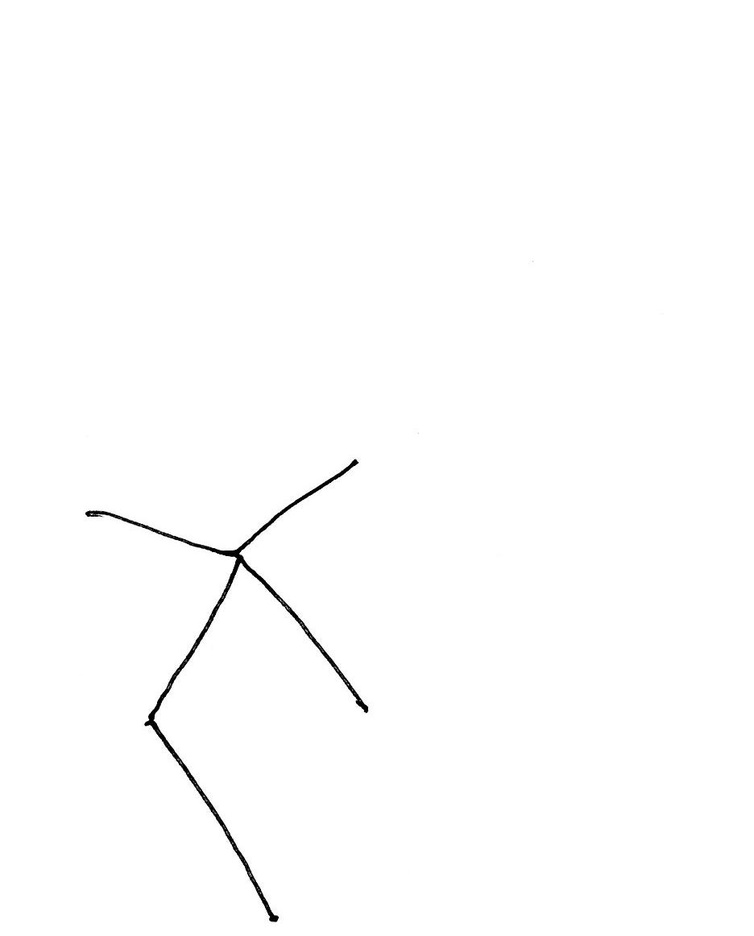
#> input picture Set A/10bl.jpeg, 754 x 936 px, shrunk from 936 x 1163 before the run
$ python -i module1.py   (imports and definitions only)
#> lines starting #> are read from the running program, lines starting #| are printed output that depends on the picture; after the words box and inside, x2 and y2 are one past the last pixel; in counts of white or black regions, pixels touching at a corner belong together
#> further down, picture is the input picture: shape (936, 754, 3); min 0, max 255, mean 253.6
# This module takes the standardized image from module 0 and uses corner detection and clustering to create the molecule
# class. this takes care of the node recognition phase and organizes the moelecular stucture as a list of node classes
import numpy as np
import cv2


def corner_detect(img):
    # image processing function intended for the first pass on a given molecule
    # includes scaling, gray-scale, gaussian blur, harris corner detection, dilation, normalization
    # returns the list of indices on the scaled img that pass the harris corner detection threshold

    gray = cv2.cvtColor(img, cv2.COLOR_BGR2GRAY)  # gray-scale
    gray = np.float32(gray)
    blur = cv2.GaussianBlur(gray, (7, 7), 0)  # blur image to reduce noise
    dst = cv2.cornerHarris(blur, 10, 3, 0.06)  # corner detection
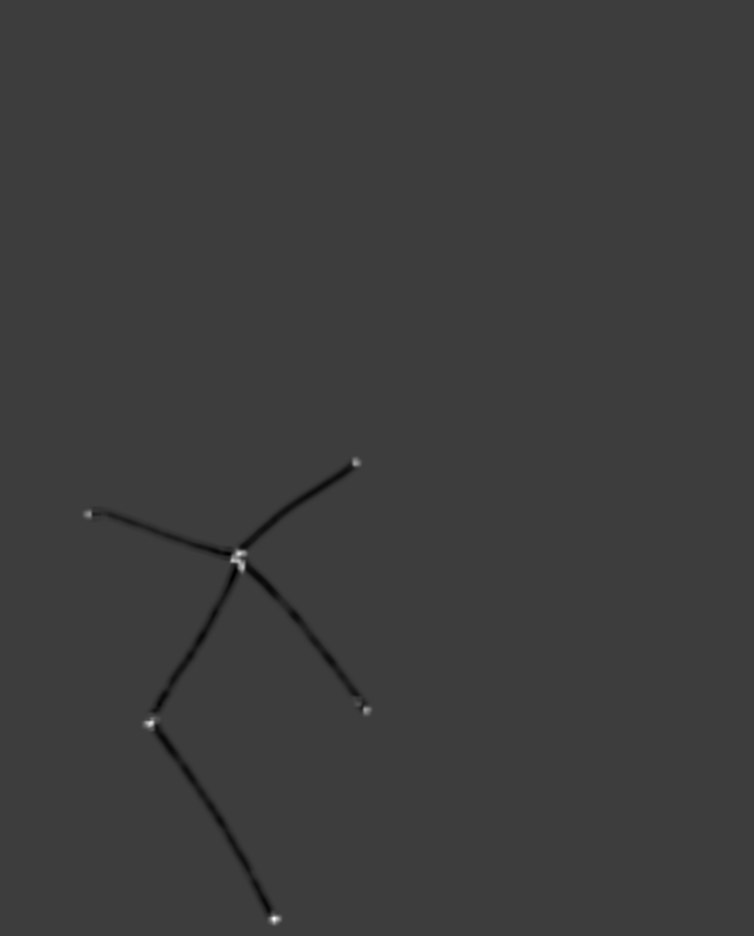
#> dst: shape (936, 754) float32; min -3253749.8, max 10295314, mean -15452.3; drawn with min black and max white
    dst = cv2.dilate(dst, None, None, None, 3)  # NOT NECESSARY JUST ENFORCING POINTS
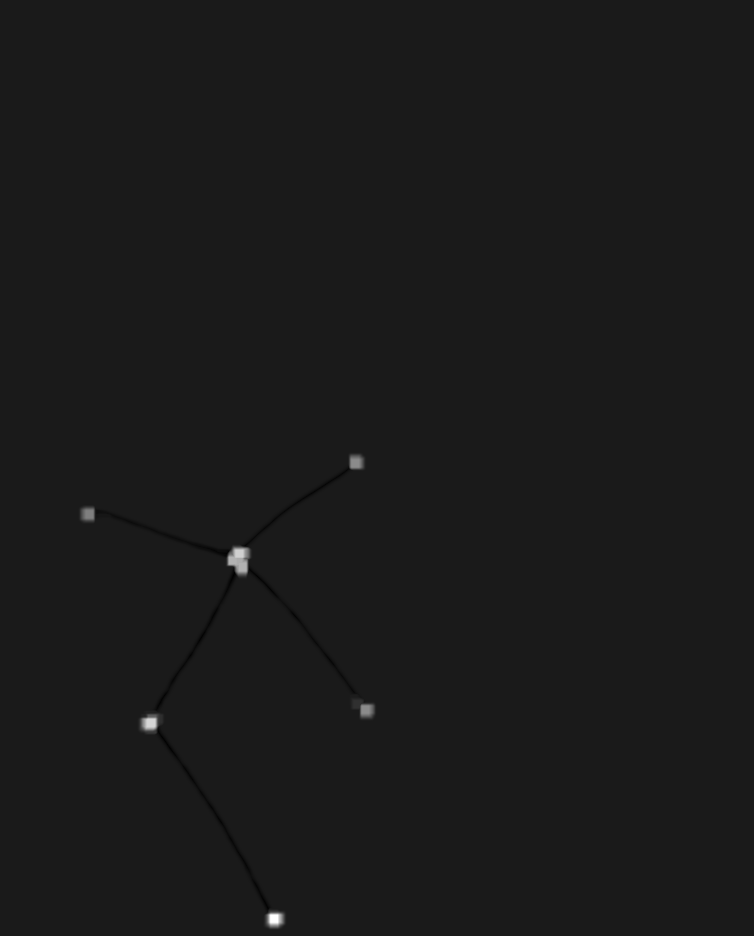
#> dst: shape (936, 754) float32; min -1177055.4, max 10295314, mean 9328.3; drawn with min black and max white
    norm = dst / np.linalg.norm(dst)  # normalize output
    binary = cv2.threshold(gray, 127, 255, cv2.THRESH_BINARY_INV)[1]
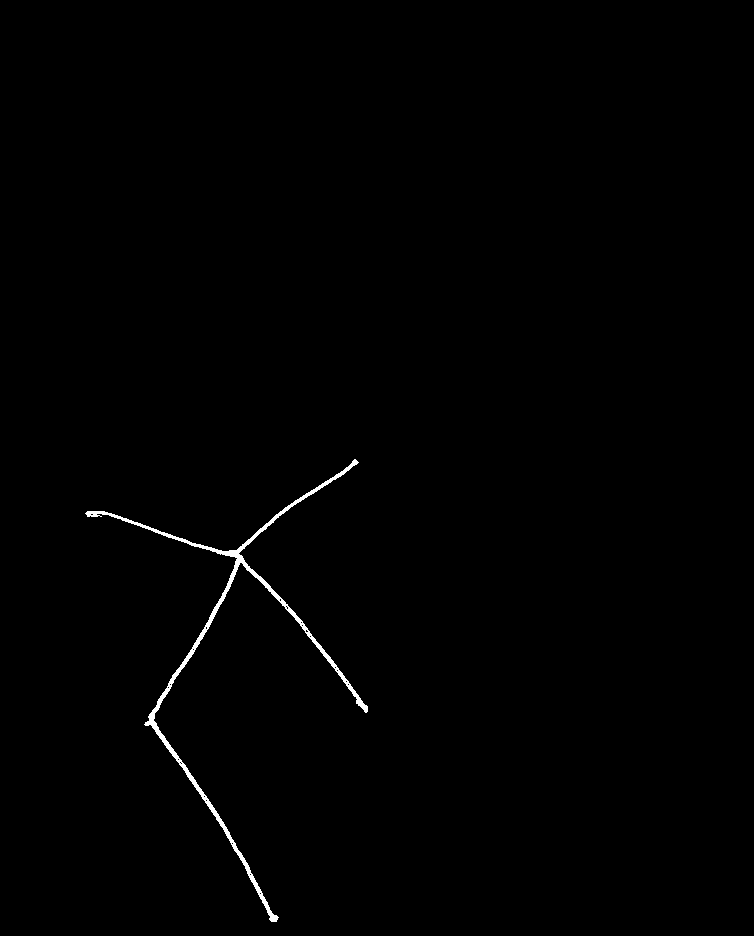
#> binary: shape (936, 754) float32; 0.55% white; 1 white region, box (x1, y1, x2, y2) and area: (85, 459, 368, 922) 3859

    # anywhere that is .1% as strong as the strongest corner is a corner point
    node_points = np.argwhere(norm > 0.001 * norm.max())
#> node_points = 2943 pairs, first value 452 to 930, second value 78 to 376

    img_data = {'original': img, 'gray': gray, 'blur': blur, 'norm': norm, 'dst': dst, 'binary': binary}

    return node_points, img_data


def clust_centers(indices, thresh):
    q = indices  # working queue
    first, q = q[0], q[1:]  # first center
    clusters = [[first]]  # list of list of clusters
    centers = [first]

    while len(q) > 0:
        added = False
        for i in range(len(clusters)):
            if (((centers[i][0]-q[0][0])**2) + ((centers[i][1]-q[0][1])**2)) ** 0.5 < thresh:
                clusters[i].append(q[0])
                q = q[1:]

                centers[i] = calc_center(clusters[i])
                added = True
                break
        if not added:
            clusters.append([q[0]])
            centers.append(q[0])
            q = q[1:]

    return clusters, centers


def calc_center(ind):
    xsum = 0
    ysum = 0
    for i in ind:
        xsum += i[0]
        ysum += i[1]
    xsum, ysum = xsum/len(ind), ysum/len(ind)  # average of all the points in a cluster
    return (xsum, ysum)  # tuple

# TODO devise more complete clustering algorithm.

>>> import cv2
>>> picture = cv2.imread('../Set A/10bl.jpeg')
>>> result = corner_detect(picture)

$ run again, on Set A/12bl.jpeg
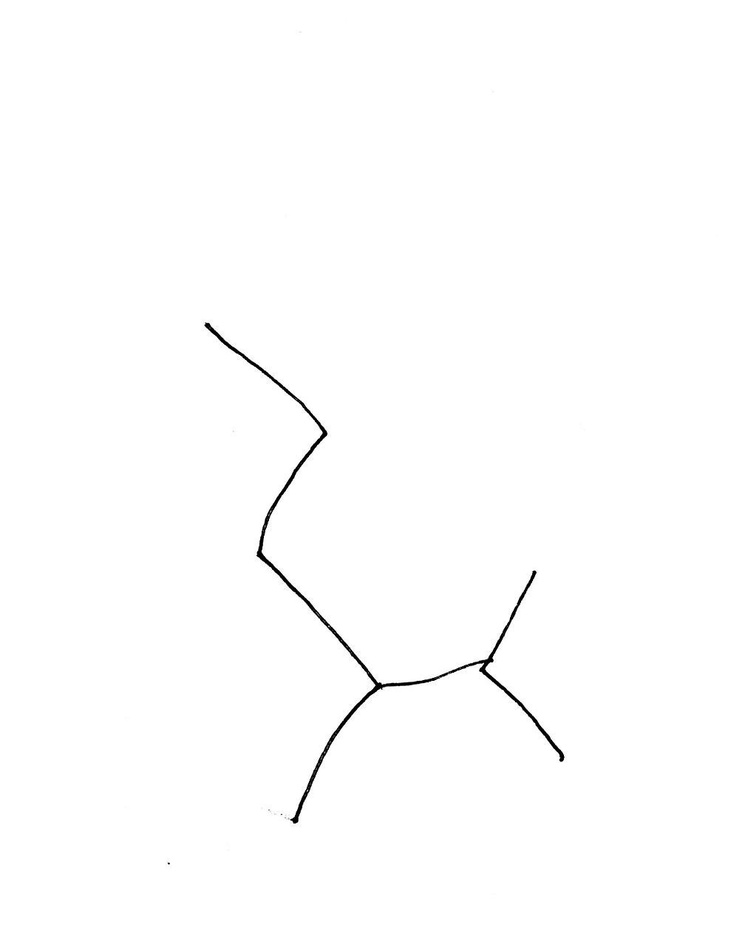
#> input picture Set A/12bl.jpeg, 745 x 947 px, shrunk from 1008 x 1281 before the run
#> picture is the input picture: shape (947, 745, 3); min 0, max 255, mean 253.7
#> in corner_detect, `dst = cv2.dilate(dst, None, None, None, 3)`:
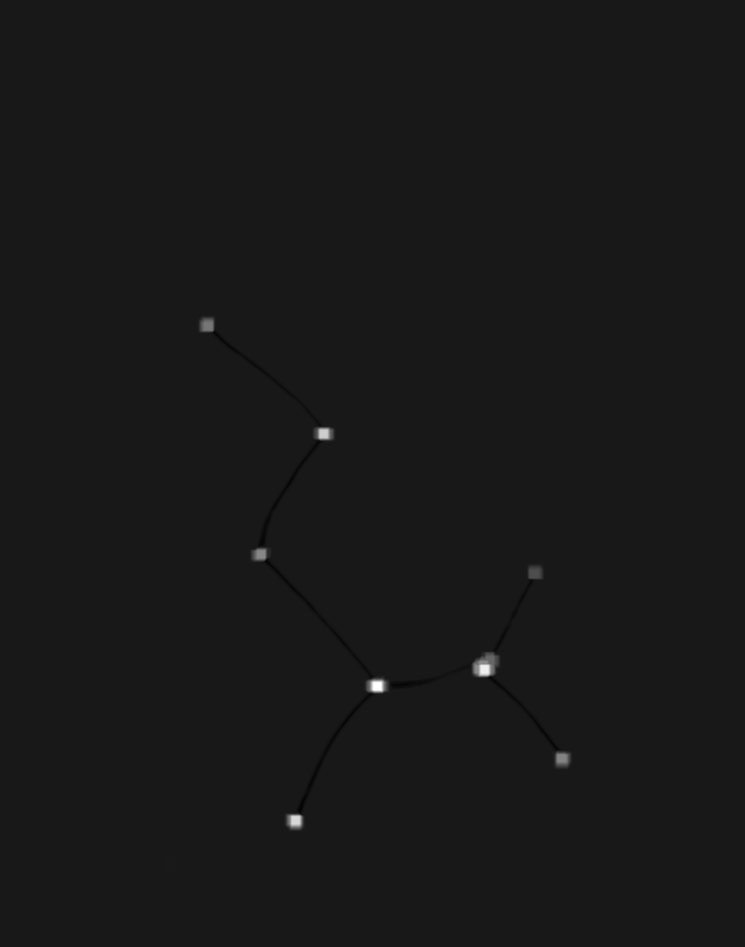
#> dst: shape (947, 745) float32; min -1013242, max 9398018, mean 9454.4; drawn with min black and max white
#> in corner_detect, `binary = cv2.threshold(gray, 127, 255, cv2.THRESH_BINARY_INV)[1]`:
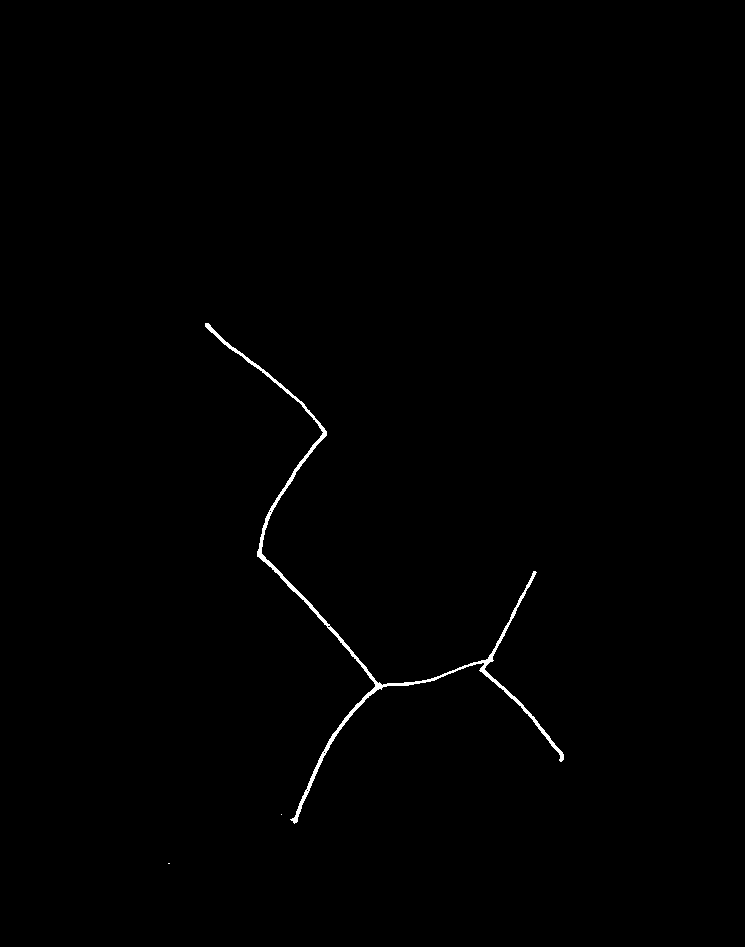
#> binary: shape (947, 745) float32; 0.49% white; 3 white regions (2 under 20 px), largest, box (x1, y1, x2, y2) and area: (205, 323, 564, 824) 3427
#> node_points = 3400 pairs, first value 315 to 869, second value 163 to 572

$ run again, on Set A/13bl.jpeg
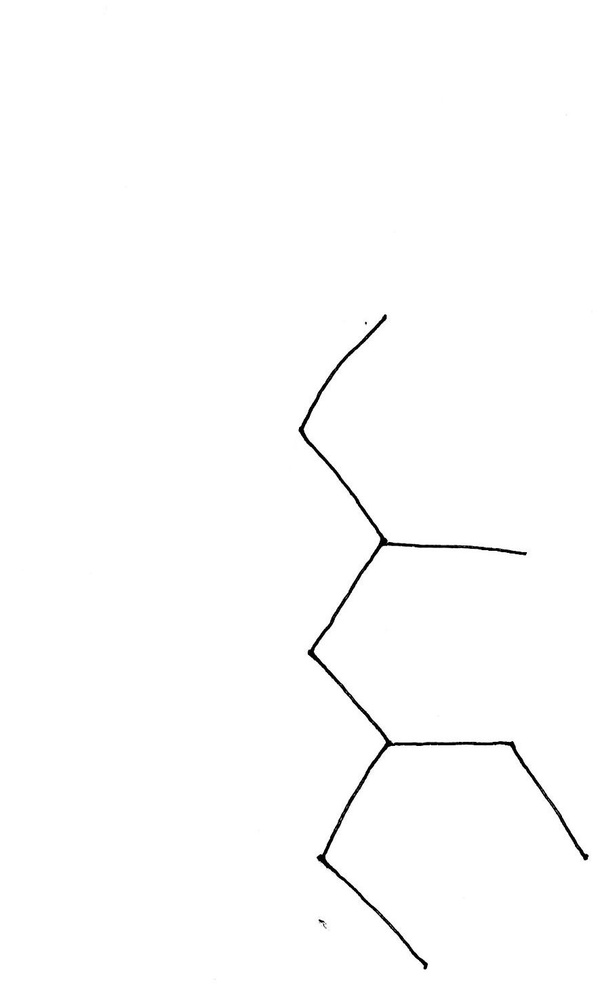
#> input picture Set A/13bl.jpeg, 600 x 1000 px, shrunk from 885 x 1476 before the run
#> picture is the input picture: shape (1000, 600, 3); min 0, max 255, mean 253.2
#> in corner_detect, `dst = cv2.cornerHarris(blur, 10, 3, 0.06)`:
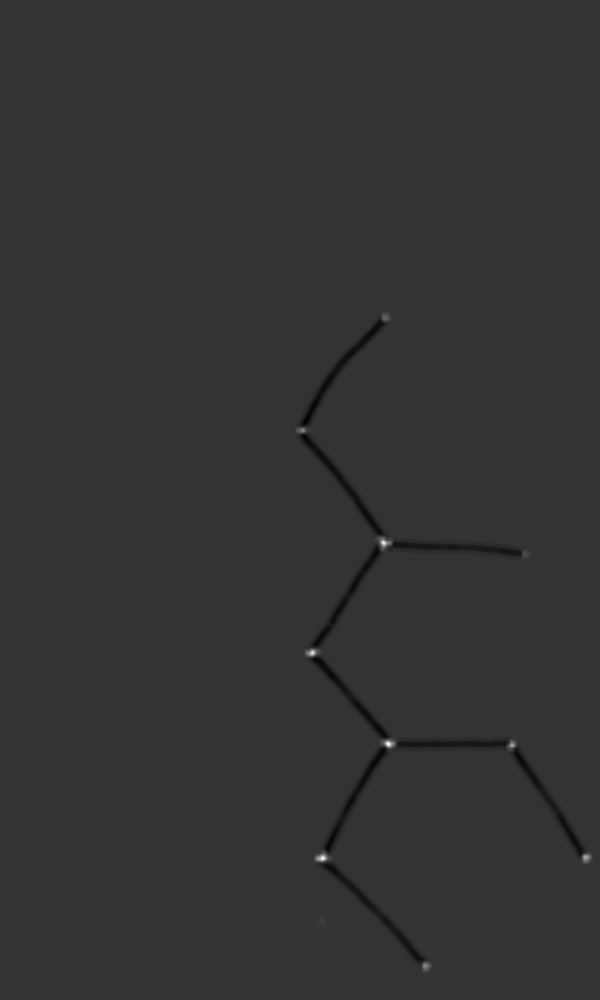
#> dst: shape (1000, 600) float32; min -2675122.5, max 10607000, mean -19803.3; drawn with min black and max white
#> in corner_detect, `binary = cv2.threshold(gray, 127, 255, cv2.THRESH_BINARY_INV)[1]`:
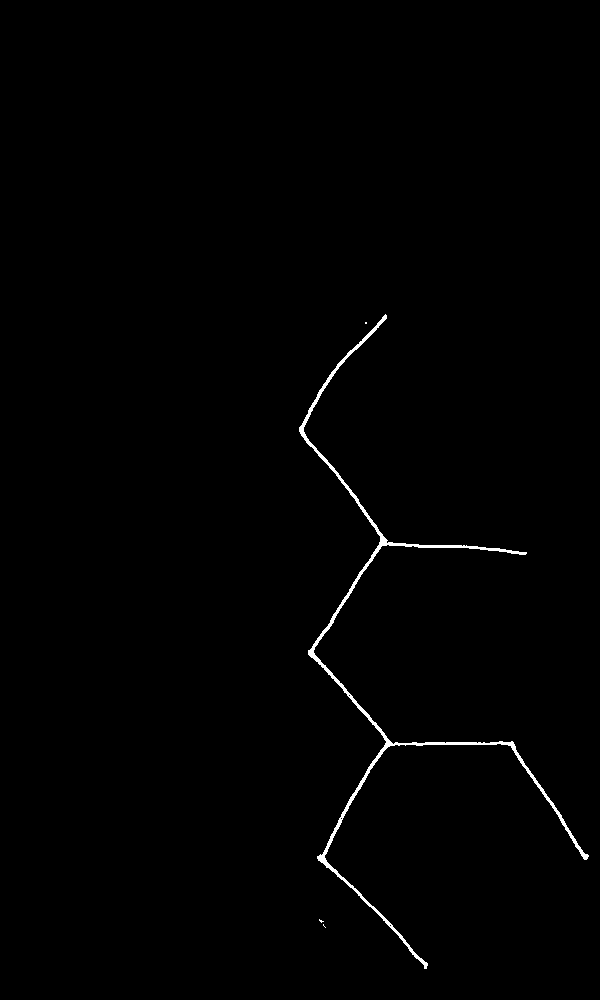
#> binary: shape (1000, 600) float32; 0.68% white; 4 white regions (3 under 20 px), largest, box (x1, y1, x2, y2) and area: (299, 314, 589, 969) 4084
#> node_points = 4381 pairs, first value 307 to 977, second value 291 to 596

$ run again, on Set A/14bl.jpeg
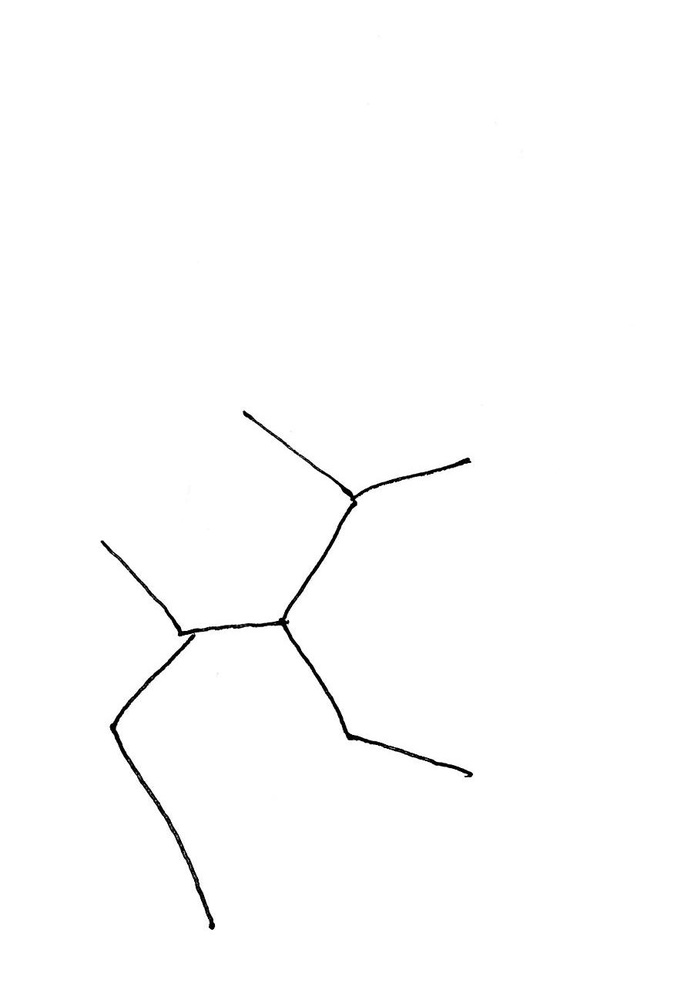
#> input picture Set A/14bl.jpeg, 684 x 1000 px, shrunk from 888 x 1298 before the run
#> picture is the input picture: shape (1000, 684, 3); min 0, max 255, mean 253.3
#> in corner_detect, `dst = cv2.dilate(dst, None, None, None, 3)`:
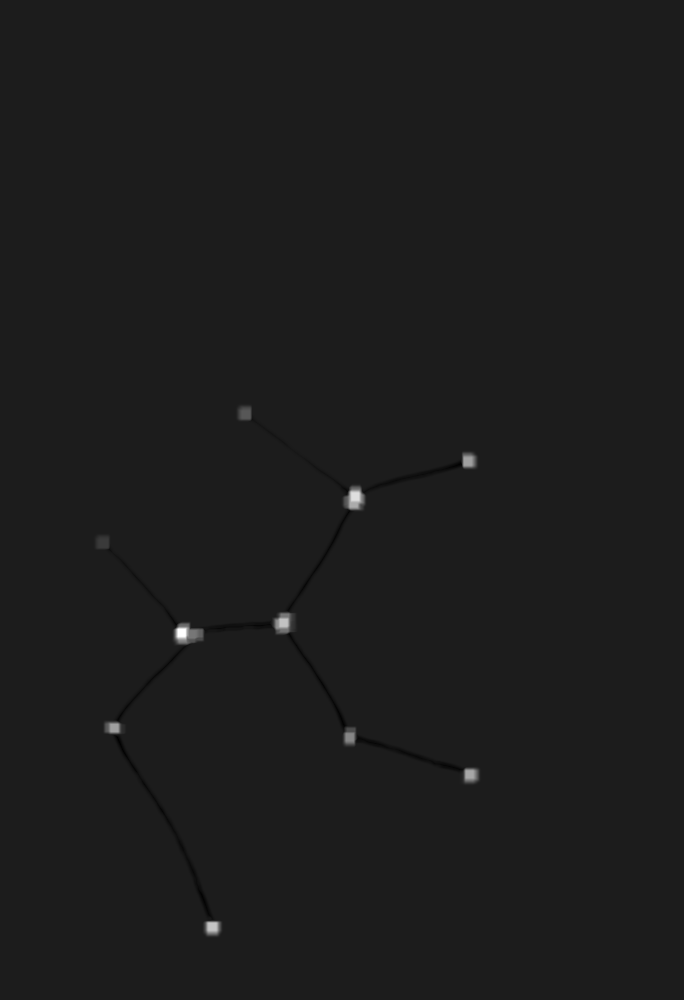
#> dst: shape (1000, 684) float32; min -1155791.9, max 9170266, mean 11206.4; drawn with min black and max white
#> in corner_detect, `binary = cv2.threshold(gray, 127, 255, cv2.THRESH_BINARY_INV)[1]`:
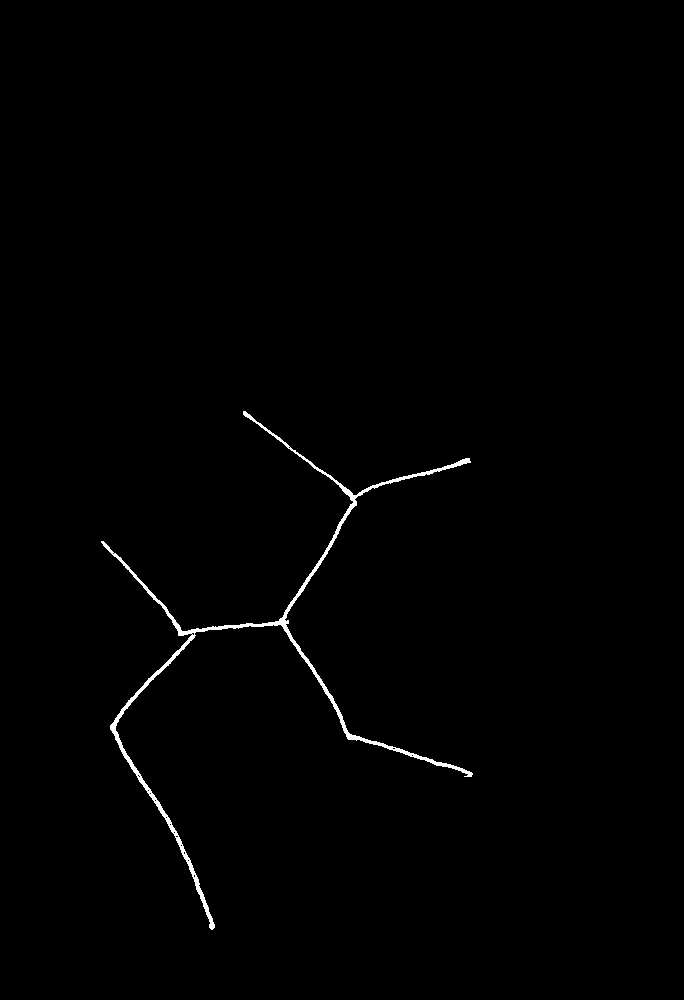
#> binary: shape (1000, 684) float32; 0.67% white; 1 white region, box (x1, y1, x2, y2) and area: (101, 411, 473, 930) 4601
#> node_points = 4166 pairs, first value 403 to 938, second value 93 to 481
